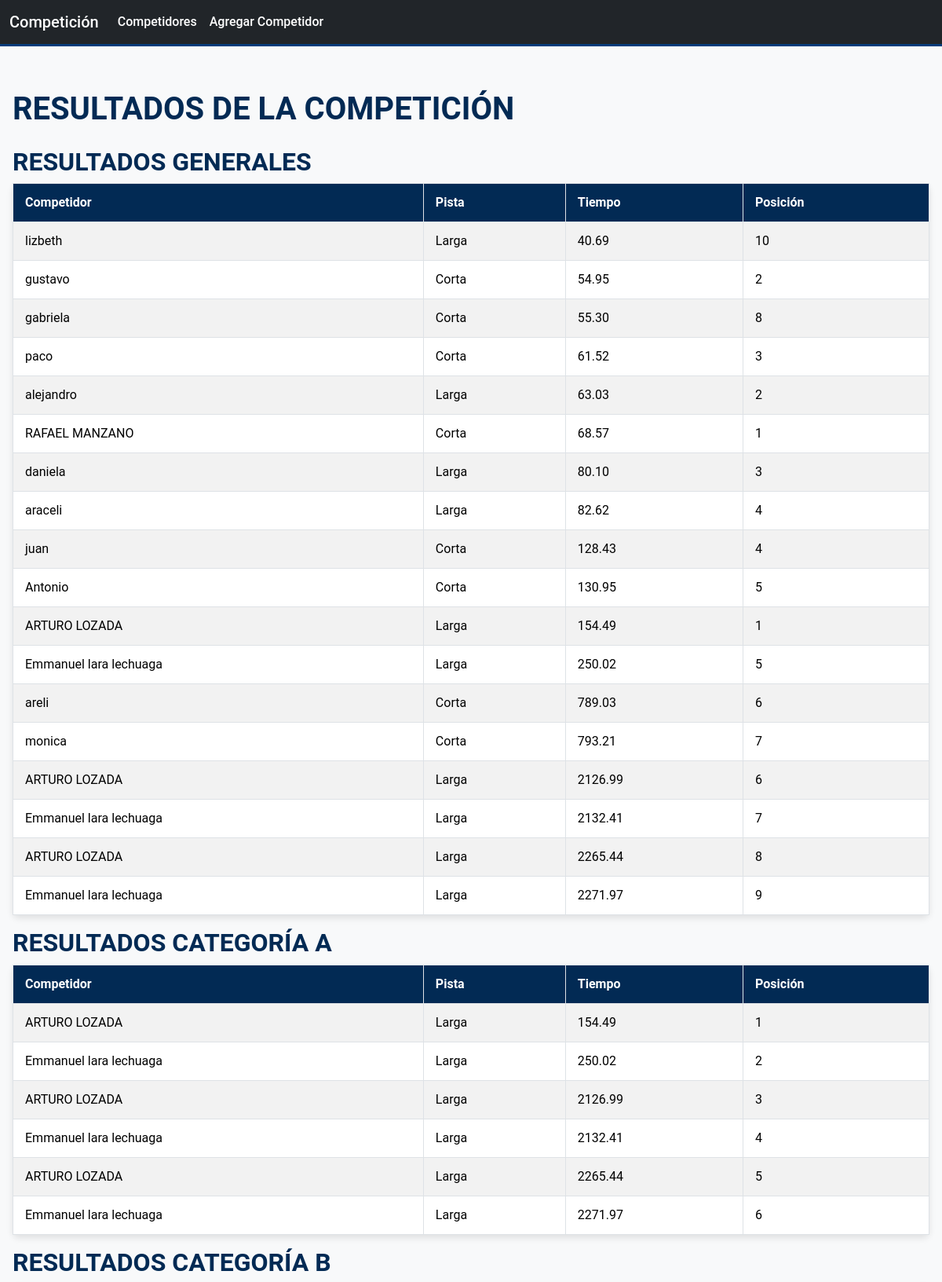
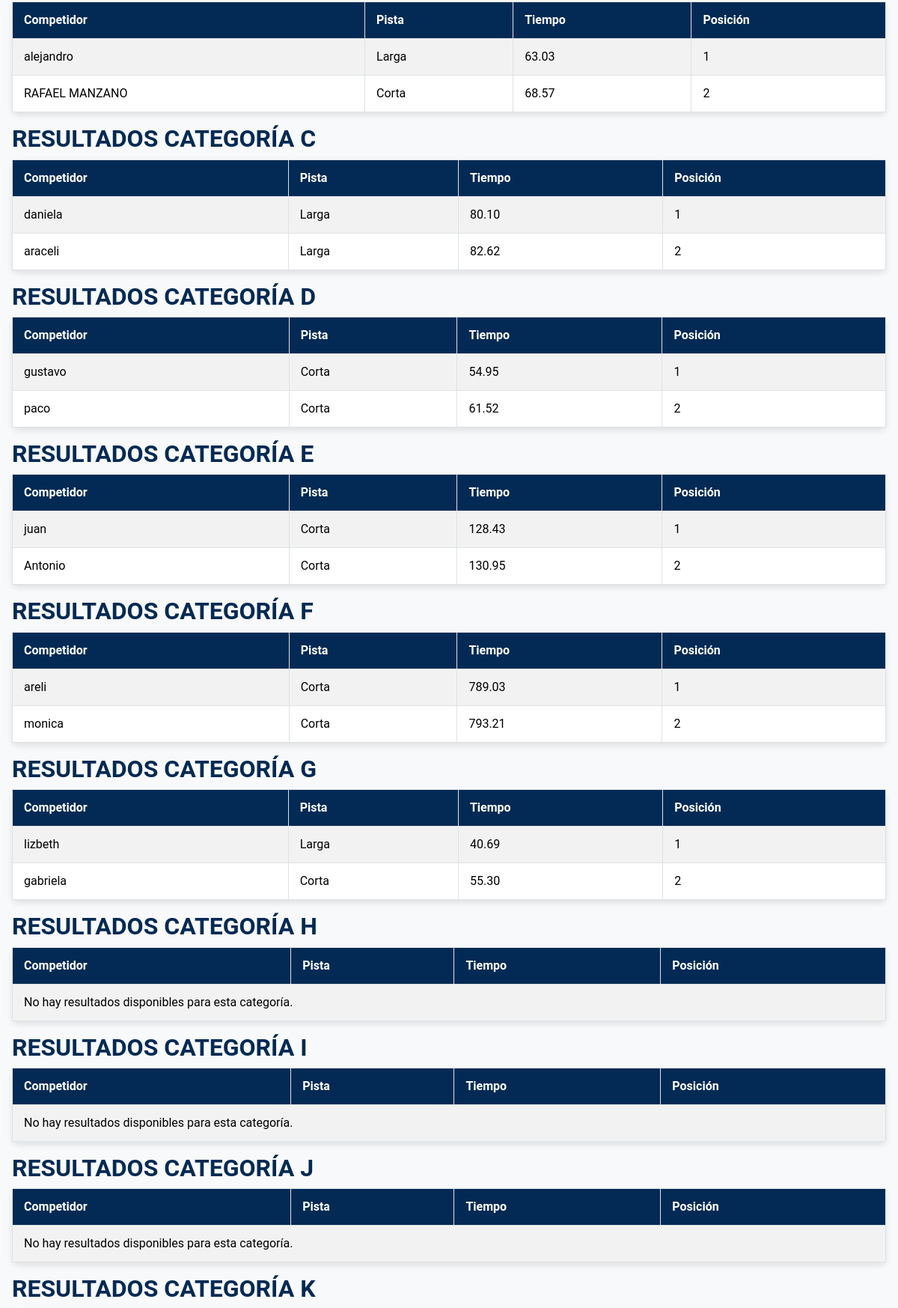
Page /competicion/resultados/ (upper part) on the committed database (2 pictures, top to bottom).
### competicion/models.py (models this page shows, shortened)
class Resultado(models.Model):
    competidor = models.ForeignKey(Competidor, on_delete=models.CASCADE)
    tiempo_total = models.DecimalField(max_digits=10, decimal_places=2)
    posicion = models.IntegerField()

class Competidor(models.Model):
    TIPOS_SANGRE = [
        ('A+', 'A+'),
        ('A-', 'A-'),
        ('B+', 'B+'),
        ('B-', 'B-'),
        ('AB+', 'AB+'),
        ('AB-', 'AB-'),
        ('O+', 'O+'),
        ('O-', 'O-'),
    ]
    PISTAS = [
        ('Larga', 'Pista Larga'),
        ('Corta', 'Pista Corta'),
    ]
    CATEGORIAS = [(chr(i), chr(i)) for i in range(65, 91)]  # Genera categorías de 'A' a 'Z'
    nombre = models.CharField(max_length=100)
    edad = models.IntegerField()
    equipo = models.CharField(max_length=100)
    tipo_sangre = models.CharField(max_length=3, choices=TIPOS_SANGRE, default='A+')
    alergia = models.CharField(max_length=10)
    pista = models.CharField(max_length=10, choices=PISTAS, default='Larga')
    categoria = models.CharField(max_length=1, choices=CATEGORIAS, default='A')
    tiempo_inicio = models.DateTimeField(null=True, blank=True)
    tiempo_fin = models.DateTimeField(null=True, blank=True)
    numero_corredor = models.IntegerField(unique=True, null=True, blank=True)

### competicion/views.py (the view)
# urls.py: path('resultados/', views.mostrar_resultados, name='mostrar_resultados'),
def mostrar_resultados(request):
    resultados = Resultado.objects.all().order_by('tiempo_total')
    categorias = Competidor.CATEGORIAS  # Obtener la lista de categorías
    resultados_por_categoria = {}
    for categoria in categorias:
        resultados_categoria = resultados.filter(competidor__categoria=categoria[0]).order_by('tiempo_total')
        for idx, resultado in enumerate(resultados_categoria):
            resultado.posicion_categoria = idx + 1  # Asignar posición dentro de la categoría
        resultados_por_categoria[categoria[0]] = resultados_categoria
    return render(request, 'competicion/mostrar_resultados.html', {
        'resultados': resultados,
        'resultados_por_categoria': resultados_por_categoria
    })

### competicion/templates/competicion/mostrar_resultados.html (shortened to what this page needs)
{% extends 'competicion/base.html' %}
{% block content %}
<h1 class="mb-4">Resultados de la Competición</h1>
<h2>Resultados Generales</h2>
<table class="table table-striped">
    <thead>
        <tr>
            <th scope="col">Competidor</th>
            <th scope="col">Pista</th>
            <th scope="col">Tiempo</th>
            <th scope="col">Posición</th>
        </tr>
    </thead>
    <tbody>
        {% for resultado in resultados %}
        <tr>
            <td>{{ resultado.competidor.nombre }}</td>
            <td>{{ resultado.competidor.pista }}</td>
            <td>{{ resultado.tiempo_total }}</td>
            <td>{{ resultado.posicion }}</td>
        </tr>
        {% empty %}
        <tr>
            <td colspan="4">No hay resultados disponibles.</td>
        </tr>
        {% endfor %}
    </tbody>
</table>
{% for categoria, resultados_categoria in resultados_por_categoria.items %}
    <h2>Resultados Categoría {{ categoria }}</h2>
    <table class="table table-striped">
        <thead>
            <tr>
                <th scope="col">Competidor</th>
                <th scope="col">Pista</th>
                <th scope="col">Tiempo</th>
                <th scope="col">Posición</th>
            </tr>
        </thead>
        <tbody>
            {% for resultado in resultados_categoria %}
            <tr>
                <td>{{ resultado.competidor.nombre }}</td>
                <td>{{ resultado.competidor.pista }}</td>
                <td>{{ resultado.tiempo_total }}</td>
                <td>{{ resultado.posicion_categoria }}</td>
            </tr>
            {% empty %}
            <tr>
                <td colspan="4">No hay resultados disponibles para esta categoría.</td>
            </tr>
            {% endfor %}
        </tbody>
    </table>
{% endfor %}
{% endblock %}

### static/css/style.css (style rules this page uses)
body { font-family: 'Roboto', sans-serif; background-color: #f8f9fa; color: #343a40; margin: 0; padding: 0; }
h1, h2 { color: #022a54; font-weight: 700; text-transform: uppercase; }
.table { background-color: #ffffff; border-collapse: collapse; width: 100%; margin-bottom: 1rem; box-shadow: 0 4px 8px rgba(0, 0, 0, 0.1); border-radius: 8px; }
.table th, .table td { border: 1px solid #dee2e6; padding: 12px 15px; text-align: left; }
.table th { background-color: #022a54; color: #ffffff; }
.table tbody tr:nth-of-type(even) { background-color: #f2f2f2; }

### rows in the picture
Resultado: competidor.nombre "lizbeth", competidor.pista "Larga", tiempo_total "40.69", posicion "10", posicion_categoria "1"
Resultado: competidor.nombre "gustavo", competidor.pista "Corta", tiempo_total "54.95", posicion "2", posicion_categoria "1"
Resultado: competidor.nombre "gabriela", competidor.pista "Corta", tiempo_total "55.30", posicion "8", posicion_categoria "2"
Resultado: competidor.nombre "paco", competidor.pista "Corta", tiempo_total "61.52", posicion "3", posicion_categoria "2"
Resultado: competidor.nombre "alejandro", competidor.pista "Larga", tiempo_total "63.03", posicion "2", posicion_categoria "1"
Resultado: competidor.nombre "RAFAEL MANZANO", competidor.pista "Corta", tiempo_total "68.57", posicion "1", posicion_categoria "2"
Resultado: competidor.nombre "daniela", competidor.pista "Larga", tiempo_total "80.10", posicion "3", posicion_categoria "1"
Resultado: competidor.nombre "araceli", competidor.pista "Larga", tiempo_total "82.62", posicion "4", posicion_categoria "2"
Resultado: competidor.nombre "juan", competidor.pista "Corta", tiempo_total "128.43", posicion "4", posicion_categoria "1"
Resultado: competidor.nombre "Antonio", competidor.pista "Corta", tiempo_total "130.95", posicion "5", posicion_categoria "2"
Resultado: competidor.nombre "ARTURO LOZADA", competidor.pista "Larga", tiempo_total "154.49", posicion "1", posicion_categoria "1"
Resultado: competidor.nombre "Emmanuel lara lechuaga", competidor.pista "Larga", tiempo_total "250.02", posicion "5", posicion_categoria "2"
Resultado: competidor.nombre "areli", competidor.pista "Corta", tiempo_total "789.03", posicion "6", posicion_categoria "1"
Resultado: competidor.nombre "monica", competidor.pista "Corta", tiempo_total "793.21", posicion "7", posicion_categoria "2"
Resultado: competidor.nombre "ARTURO LOZADA", competidor.pista "Larga", tiempo_total "2126.99", posicion "6", posicion_categoria "3"
Resultado: competidor.nombre "Emmanuel lara lechuaga", competidor.pista "Larga", tiempo_total "2132.41", posicion "7", posicion_categoria "4"
Resultado: competidor.nombre "ARTURO LOZADA", competidor.pista "Larga", tiempo_total "2265.44", posicion "8", posicion_categoria "5"
Resultado: competidor.nombre "Emmanuel lara lechuaga", competidor.pista "Larga", tiempo_total "2271.97", posicion "9", posicion_categoria "6"

### other values in the picture
{{ categoria }} "A" "B" "C" "D" "E" "F" "G" "H" "I" "J" "K"
